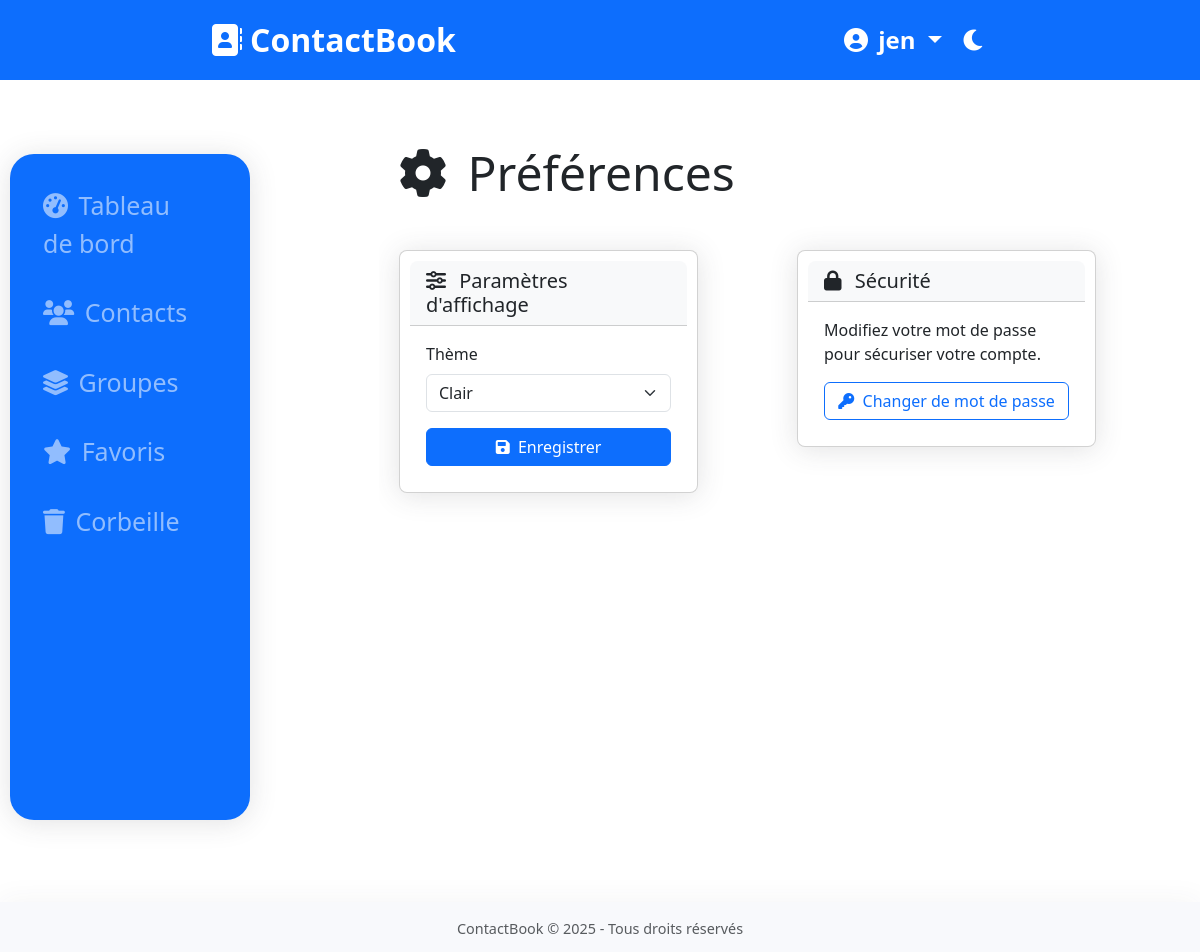
Before: /users/preferences/ (signed in) with the older database file.
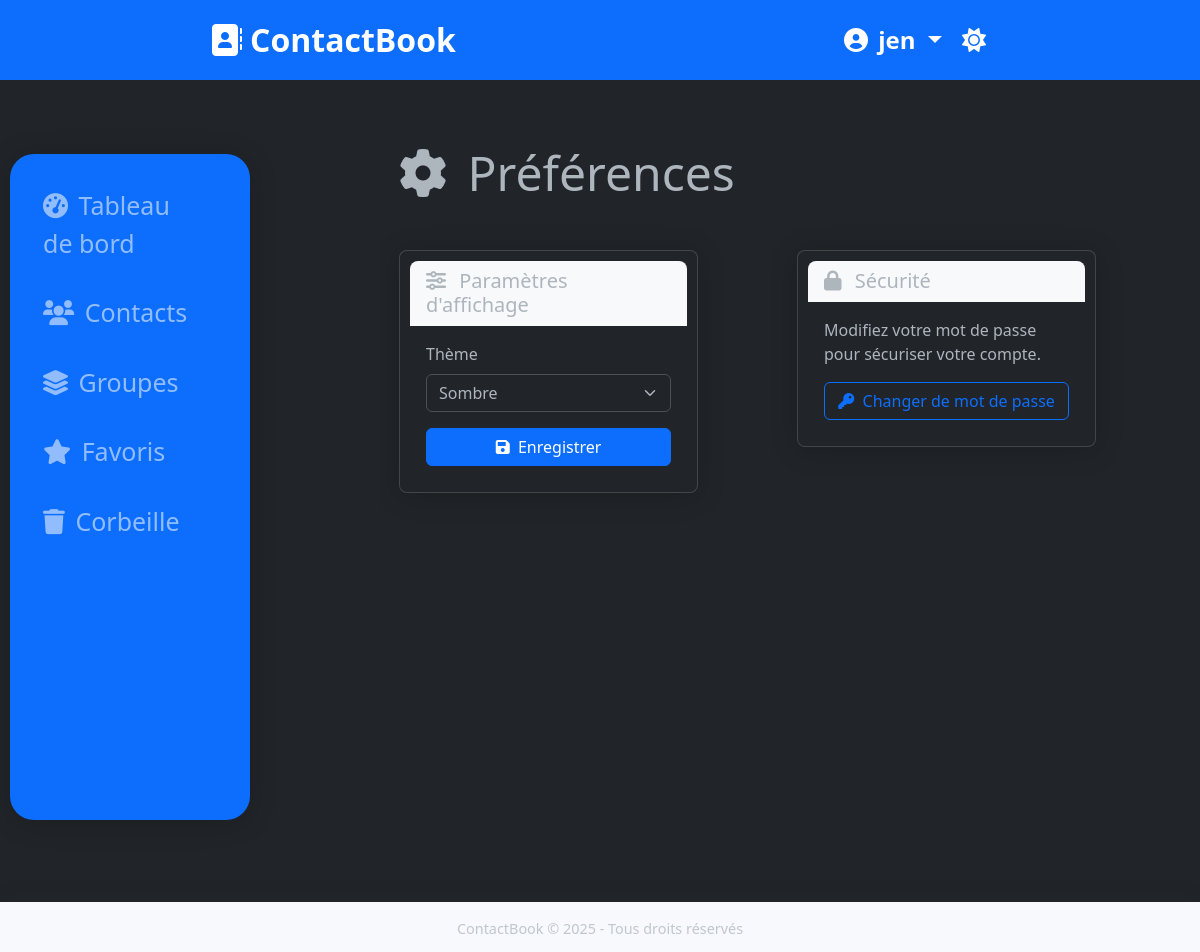
After: the same page with the newer database file.
### users/models.py (models this page shows, shortened)
class CustomUser(AbstractUser):
    theme_preference = models.CharField(
        max_length=10,
        choices=[('light', 'Clair'), ('dark', 'Sombre')],
        default='light'
    )

### users/views.py (the view)
# urls.py: path('preferences/', views.user_preferences, name='user_preferences'),
@login_required
def user_preferences(request):
    if request.method == 'POST':
        form = UserPreferencesForm(request.POST, instance=request.user)
        if form.is_valid():
            form.save()
            messages.success(request, "Préférences mises à jour avec succès.")
            return redirect('user_preferences')
    else:
        form = UserPreferencesForm(instance=request.user)
    return render(request, 'users/preferences.html', {'form': form})

### users/forms.py
class UserPreferencesForm(forms.ModelForm):
    class Meta:
        model = CustomUser
        fields = ('theme_preference',)
    def __init__(self, *args, **kwargs):
        super(UserPreferencesForm, self).__init__(*args, **kwargs)
        self.fields['theme_preference'].widget.attrs['class'] = 'form-select'

### users/templates/users/preferences.html (shortened to what this page needs)
{% extends 'base.html' %}
{% block content %}
<div class="row mb-4">
    <div class="col-md-8">
        <h1 class="display-5 mb-4">
            <i class="fas fa-cog me-2"></i> Préférences
        </h1>
    </div>
</div>
<div class="row">
    <div class="col-md-6">
        <div class="card">
            <div class="card-header bg-light">
                <h5 class="card-title mb-0">
                    <i class="fas fa-sliders-h me-2"></i> Paramètres d'affichage
                </h5>
            </div>
            <div class="card-body">
                <form method="post">
                    <div class="mb-3">
                        <label for="{{ form.theme_preference.id_for_label }}" class="form-label">Thème</label>
                        {{ form.theme_preference }}
                    </div>
                    <div class="d-grid">
                        <button type="submit" class="btn btn-primary">
                            <i class="fas fa-save me-1"></i> Enregistrer
                        </button>
                    </div>
                </form>
            </div>
        </div>
    </div>
    <div class="col-md-6">
        <div class="card">
            <div class="card-header bg-light">
                <h5 class="card-title mb-0">
                    <i class="fas fa-lock me-2"></i> Sécurité
                </h5>
            </div>
            <div class="card-body">
                <p>Modifiez votre mot de passe pour sécuriser votre compte.</p>
                <div class="d-grid">
                    <a href="{% url 'password_reset' %}" class="btn btn-outline-primary">
                        <i class="fas fa-key me-1"></i> Changer de mot de passe
                    </a>
                </div>
            </div>
        </div>
    </div>
</div>
{% endblock %}

### templates/base.html (shortened to what this page needs)
{% load static %}
<!DOCTYPE html>
<html lang="fr" data-bs-theme="{{ request.user.theme_preference }}">
<head>
    <link href="https://cdn.jsdelivr.net/npm/bootstrap@5.3.0-alpha1/dist/css/bootstrap.min.css" rel="stylesheet">
    <link rel="stylesheet" href="https://cdnjs.cloudflare.com/ajax/libs/font-awesome/6.0.0/css/all.min.css">
    <link rel="stylesheet" href="{% static 'contacts/css/style.css' %}?v=1>">
</head>
<body>
    <div class="header bg-primary ">
        <div class="section1 ">
            <a class="navbar-brand" href="{% url 'home' %}">
                <i class="fas fa-address-book me-2"></i>ContactBook
            </a>
        </div>
        <div>
            <div class="section2 ">
                <div>
                    <li class="nav-item dropdown">
                        <a class="nav-link dropdown-toggle" href="#" id="navbarDropdown" role="button"
                            data-bs-toggle="dropdown" aria-expanded="false">
                            <i class="fas fa-user-circle me-1"></i> {{ user.username }}
                        </a>
                    </li>
                </div>
                <div>
                    <button id="theme-toggle" class="btn btn-link nav-link">
                        <i
                            class="fas {% if request.user.theme_preference == 'dark' %}fa-sun{% else %}fa-moon{% endif %} me-1"></i>
                    </button>
                </div>
            </div>
        </div>
    </div>
    <div class="main mt-4 mb-5">
        <div class="aside">
            {% if user.is_authenticated %}
            <aside class="navbar navbar-expand-lg navbar-dark bg-primary">
                <div class="collapse  navbar-collapse" id="navbarNav">
                    <ul class="navbar-nav row me-auto gap-3">
                        <li class="nav-item">
                            <a class="nav-link {% if request.resolver_match.url_name == 'dashboard' %}active{% endif %}"
                                href="{% url 'dashboard' %}">
                                <i class="fas fa-tachometer-alt me-1"></i> Tableau de bord
                            </a>
                        </li>
                        <li class="nav-item">
                            <a class="nav-link {% if request.resolver_match.url_name == 'contact_list' %}active{% endif %}"
                                href="{% url 'contact_list' %}">
                                <i class="fas fa-users me-1"></i> Contacts
                            </a>
                        </li>
                        <li class="nav-item">
                            <a class="nav-link {% if request.resolver_match.url_name == 'group_list' %}active{% endif %}"
                                href="{% url 'group_list' %}">
                                <i class="fas fa-layer-group me-1"></i> Groupes
                            </a>
                        </li>
                        <li class="nav-item">
                            <a class="nav-link {% if request.resolver_match.url_name == 'favorites' %}active{% endif %}"
                                href="{% url 'favorites' %}">
                                <i class="fas fa-star me-1"></i> Favoris
                            </a>
                        </li>
                        <li class="nav-item">
                            <a class="nav-link {% if request.resolver_match.url_name == 'trash' %}active{% endif %}"
                                href="{% url 'trash' %}">
                                <i class="fas fa-trash me-1"></i> Corbeille
                            </a>
                        </li>
                    </ul>
                </div>
            </aside>
            {% endif %}
        </div>
        <div class="container">
            {% block content %}{% endblock %}
        </div>
    </div>
    <footer class="footer mt-auto py-3 ">
        <div class=" text-center">
            <span class="text-muted">ContactBook &copy; {% now "Y" %} - Tous droits réservés</span>
        </div>
    </footer>
</body>
</html>

Changed rows visible on the page:
changed CustomUser "jen": theme_preference "Clair" → "Sombre"
